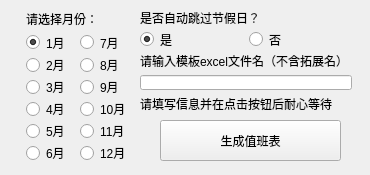
<?xml version="1.0" encoding="UTF-8"?>
<ui version="4.0">
 <class>MainWindow</class>
 <widget class="QMainWindow" name="MainWindow">
  <property name="windowModality">
   <enum>Qt::NonModal</enum>
  </property>
  <property name="geometry">
   <rect>
    <x>0</x>
    <y>0</y>
    <width>370</width>
    <height>175</height>
   </rect>
  </property>
  <property name="windowTitle">
   <string>Schedule-Generator</string>
  </property>
  <property name="windowIcon">
   <iconset>
    <selectedon>../res/schedule.png</selectedon>
   </iconset>
  </property>
  <property name="toolTip">
   <string/>
  </property>
  <widget class="QWidget" name="centralwidget">
   <property name="contextMenuPolicy">
    <enum>Qt::NoContextMenu</enum>
   </property>
   <widget class="QPushButton" name="pushButton">
    <property name="geometry">
     <rect>
      <x>160</x>
      <y>120</y>
      <width>181</width>
      <height>41</height>
     </rect>
    </property>
    <property name="text">
     <string>生成值班表</string>
    </property>
    <property name="checkable">
     <bool>false</bool>
    </property>
   </widget>
   <widget class="QWidget" name="formLayoutWidget">
    <property name="geometry">
     <rect>
      <x>20</x>
      <y>10</y>
      <width>111</width>
      <height>151</height>
     </rect>
    </property>
    <layout class="QFormLayout" name="formLayout">
     <item row="0" column="1">
      <widget class="QLabel" name="label">
       <property name="text">
        <string>请选择月份：</string>
       </property>
      </widget>
     </item>
     <item row="1" column="1">
      <layout class="QHBoxLayout" name="horizontalLayout_3">
       <item>
        <layout class="QVBoxLayout" name="verticalLayout_3">
         <item>
          <widget class="QRadioButton" name="radioButton">
           <property name="text">
            <string>1月</string>
           </property>
           <property name="checked">
            <bool>true</bool>
           </property>
          </widget>
         </item>
         <item>
          <widget class="QRadioButton" name="radioButton_2">
           <property name="text">
            <string>2月</string>
           </property>
          </widget>
         </item>
         <item>
          <widget class="QRadioButton" name="radioButton_3">
           <property name="text">
            <string>3月</string>
           </property>
          </widget>
         </item>
         <item>
          <widget class="QRadioButton" name="radioButton_4">
           <property name="text">
            <string>4月</string>
           </property>
          </widget>
         </item>
         <item>
          <widget class="QRadioButton" name="radioButton_5">
           <property name="text">
            <string>5月</string>
           </property>
          </widget>
         </item>
         <item>
          <widget class="QRadioButton" name="radioButton_6">
           <property name="text">
            <string>6月</string>
           </property>
          </widget>
         </item>
        </layout>
       </item>
       <item>
        <layout class="QVBoxLayout" name="verticalLayout_5">
         <item>
          <widget class="QRadioButton" name="radioButton_7">
           <property name="text">
            <string>7月</string>
           </property>
          </widget>
         </item>
         <item>
          <widget class="QRadioButton" name="radioButton_8">
           <property name="text">
            <string>8月</string>
           </property>
          </widget>
         </item>
         <item>
          <widget class="QRadioButton" name="radioButton_9">
           <property name="text">
            <string>9月</string>
           </property>
          </widget>
         </item>
         <item>
          <widget class="QRadioButton" name="radioButton_10">
           <property name="text">
            <string>10月</string>
           </property>
          </widget>
         </item>
         <item>
          <widget class="QRadioButton" name="radioButton_11">
           <property name="text">
            <string>11月</string>
           </property>
          </widget>
         </item>
         <item>
          <widget class="QRadioButton" name="radioButton_12">
           <property name="text">
            <string>12月</string>
           </property>
          </widget>
         </item>
        </layout>
       </item>
      </layout>
     </item>
    </layout>
   </widget>
   <widget class="QWidget" name="verticalLayoutWidget">
    <property name="geometry">
     <rect>
      <x>140</x>
      <y>10</y>
      <width>212</width>
      <height>101</height>
     </rect>
    </property>
    <layout class="QVBoxLayout" name="verticalLayout">
     <item>
      <widget class="QLabel" name="label_2">
       <property name="text">
        <string>是否自动跳过节假日？</string>
       </property>
       <property name="alignment">
        <set>Qt::AlignLeading|Qt::AlignLeft|Qt::AlignVCenter</set>
       </property>
      </widget>
     </item>
     <item>
      <layout class="QHBoxLayout" name="horizontalLayout">
       <item>
        <widget class="QRadioButton" name="radioButton_14">
         <property name="text">
          <string>是</string>
         </property>
         <property name="checked">
          <bool>true</bool>
         </property>
        </widget>
       </item>
       <item>
        <widget class="QRadioButton" name="radioButton_13">
         <property name="text">
          <string>否</string>
         </property>
        </widget>
       </item>
      </layout>
     </item>
     <item>
      <widget class="QLabel" name="label_3">
       <property name="text">
        <string>请输入模板excel文件名（不含拓展名）</string>
       </property>
      </widget>
     </item>
     <item>
      <widget class="QLineEdit" name="lineEdit"/>
     </item>
     <item>
      <widget class="QLabel" name="label_4">
       <property name="text">
        <string>请填写信息并在点击按钮后耐心等待</string>
       </property>
      </widget>
     </item>
    </layout>
   </widget>
   <widget class="QProgressBar" name="progressBar">
    <property name="geometry">
     <rect>
      <x>30</x>
      <y>180</y>
      <width>321</width>
      <height>20</height>
     </rect>
    </property>
    <property name="value">
     <number>0</number>
    </property>
    <property name="alignment">
     <set>Qt::AlignCenter</set>
    </property>
   </widget>
  </widget>
 </widget>
 <resources/>
 <connections/>
</ui>
